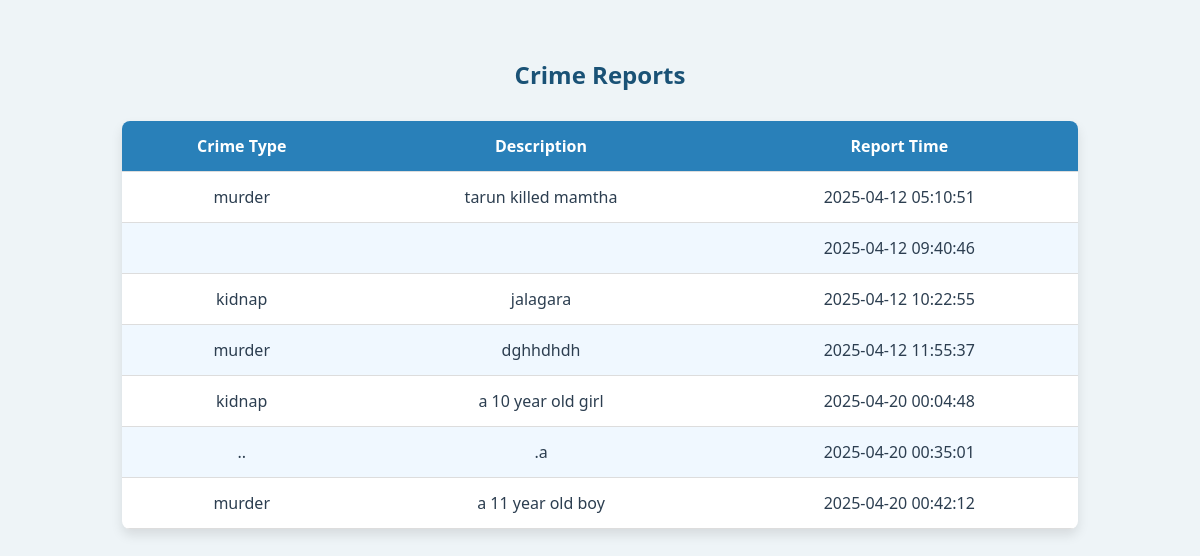
/view_reports, run on an earlier commit of the app's database.
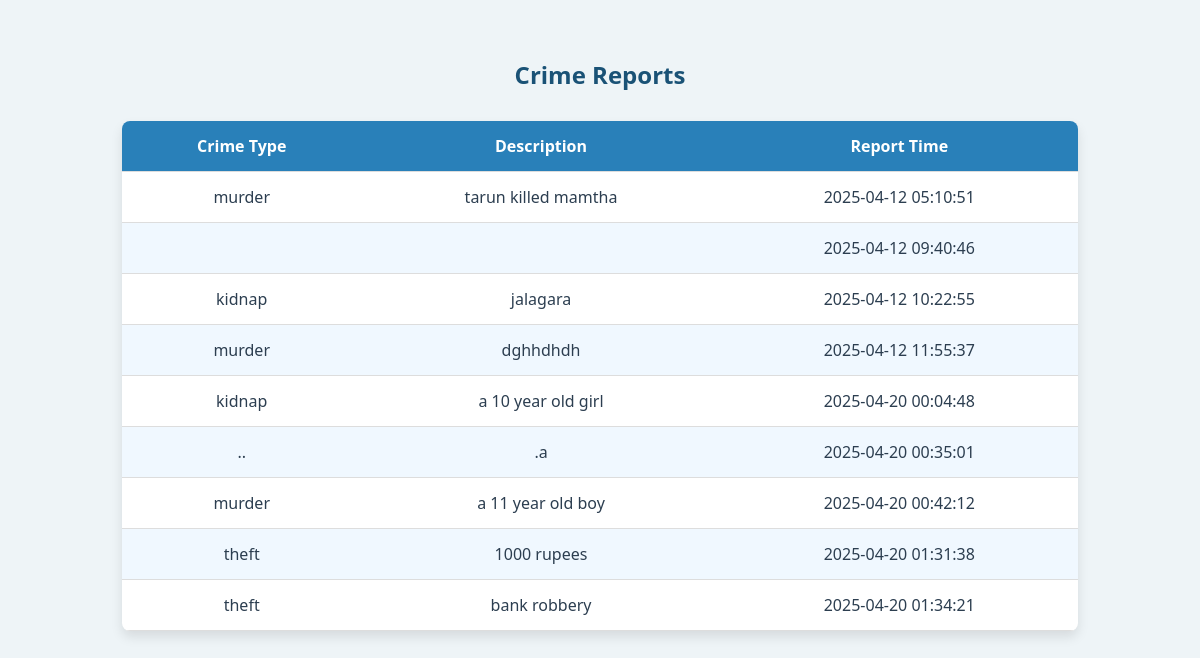
And on a later commit of the database.
### tables this page shows
CREATE TABLE reports (
    id INTEGER PRIMARY KEY AUTOINCREMENT,
    crime_type TEXT NOT NULL,
    description TEXT NOT NULL,
    report_time TIMESTAMP DEFAULT CURRENT_TIMESTAMP
);

### app.py (the view)
@app.route('/view_reports')
def view_reports():
    conn = sqlite3.connect('crime_reporting.db')
    cursor = conn.cursor()
    cursor.execute("SELECT * FROM reports")
    all_reports = cursor.fetchall()
    conn.close()
    print("Reports from DB:", all_reports)  # Good for debugging
    return render_template('view_reports.html', reports=all_reports)

### templates/view_reports.html (shortened to what this page needs)
<!DOCTYPE html>
<html lang="en">
<head>
</head>
<body>
    <h2>Crime Reports</h2>
    <table>
        <thead>
            <tr>
                <th>Crime Type</th>
                <th>Description</th>
                <th>Report Time</th>
            </tr>
        </thead>
        <tbody>
            {% for report in reports %}
                <tr>
                    <td>{{ report[1] }}</td>
                    <td>{{ report[2] }}</td>
                    <td>{{ report[3] }}</td>
                </tr>
            {% endfor %}
        </tbody>
    </table>
</body>
</html>

What changed in the data, as far as the page shows it:
added reports: crime_type "theft", description "1000 rupees", report_time "2025-04-20 01:31:38"
added reports: crime_type "theft", description "bank robbery", report_time "2025-04-20 01:34:21"
